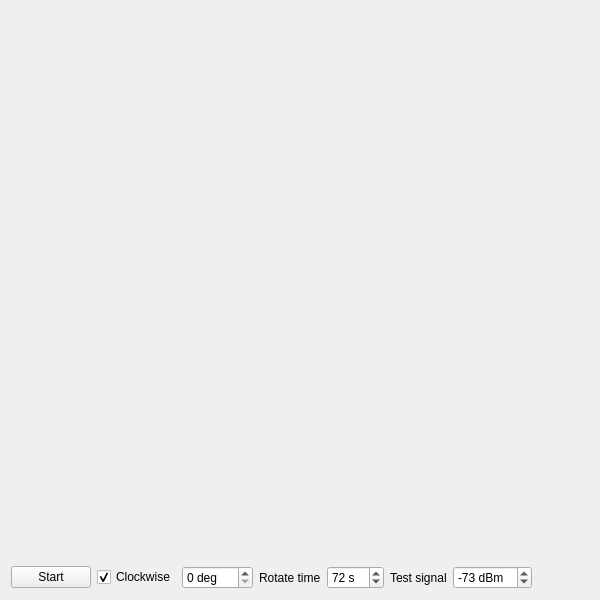
<?xml version="1.0" encoding="UTF-8"?>
<ui version="4.0">
 <class>Pattern</class>
 <widget class="QWidget" name="Pattern">
  <property name="geometry">
   <rect>
    <x>0</x>
    <y>0</y>
    <width>600</width>
    <height>600</height>
   </rect>
  </property>
  <property name="windowTitle">
   <string>Antenna pattern</string>
  </property>
  <layout class="QGridLayout" name="gridLayout">
   <item row="0" column="0">
    <layout class="QGridLayout" name="gridLayout_3">
     <item row="1" column="3">
      <widget class="QLabel" name="label">
       <property name="text">
        <string>Rotate time</string>
       </property>
      </widget>
     </item>
     <item row="1" column="6">
      <widget class="QSpinBox" name="refdBm">
       <property name="toolTip">
        <string>Approx signal strength when pointing directly at source</string>
       </property>
       <property name="suffix">
        <string> dBm</string>
       </property>
       <property name="minimum">
        <number>-145</number>
       </property>
       <property name="maximum">
        <number>-25</number>
       </property>
       <property name="value">
        <number>-73</number>
       </property>
      </widget>
     </item>
     <item row="1" column="4">
      <widget class="QSpinBox" name="rotateTime">
       <property name="suffix">
        <string> s</string>
       </property>
       <property name="minimum">
        <number>1</number>
       </property>
       <property name="maximum">
        <number>360</number>
       </property>
       <property name="value">
        <number>72</number>
       </property>
      </widget>
     </item>
     <item row="1" column="5">
      <widget class="QLabel" name="label_6">
       <property name="text">
        <string>Test signal</string>
       </property>
      </widget>
     </item>
     <item row="0" column="0" colspan="9">
      <widget class="PlotWidget" name="plotwidget" native="true">
       <property name="sizePolicy">
        <sizepolicy hsizetype="Expanding" vsizetype="Expanding">
         <horstretch>0</horstretch>
         <verstretch>0</verstretch>
        </sizepolicy>
       </property>
      </widget>
     </item>
     <item row="1" column="0">
      <widget class="QPushButton" name="rotating">
       <property name="toolTip">
        <string>Click when rotating starts</string>
       </property>
       <property name="text">
        <string>Start</string>
       </property>
       <property name="checkable">
        <bool>false</bool>
       </property>
      </widget>
     </item>
     <item row="1" column="1">
      <widget class="QCheckBox" name="clockwise">
       <property name="text">
        <string>Clockwise</string>
       </property>
       <property name="checked">
        <bool>true</bool>
       </property>
      </widget>
     </item>
     <item row="1" column="2">
      <widget class="QSpinBox" name="heading">
       <property name="suffix">
        <string> deg</string>
       </property>
       <property name="maximum">
        <number>360</number>
       </property>
       <property name="singleStep">
        <number>1</number>
       </property>
      </widget>
     </item>
    </layout>
   </item>
  </layout>
 </widget>
 <customwidgets>
  <customwidget>
   <class>PlotWidget</class>
   <extends>QWidget</extends>
   <header location="global">pyqtgraph</header>
   <container>1</container>
  </customwidget>
 </customwidgets>
 <resources/>
 <connections/>
</ui>
